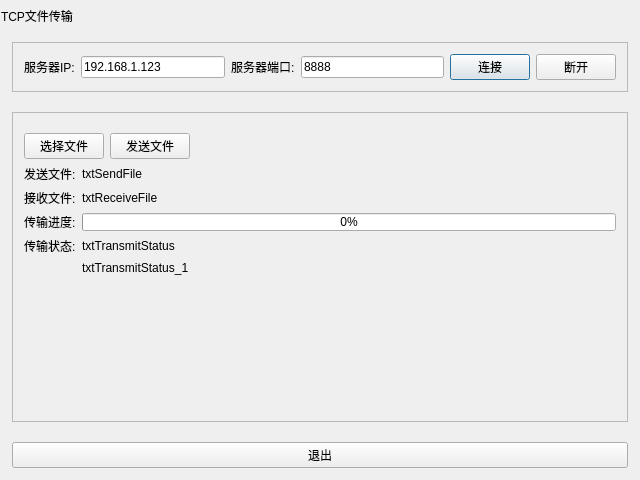
<?xml version="1.0" encoding="UTF-8"?>
<ui version="4.0">
 <class>frmClient</class>
 <widget class="QDialog" name="frmClient">
  <property name="geometry">
   <rect>
    <x>0</x>
    <y>0</y>
    <width>640</width>
    <height>480</height>
   </rect>
  </property>
  <property name="styleSheet">
   <string notr="true"/>
  </property>
  <layout class="QVBoxLayout" name="verticalLayout">
   <property name="spacing">
    <number>0</number>
   </property>
   <property name="leftMargin">
    <number>1</number>
   </property>
   <property name="topMargin">
    <number>1</number>
   </property>
   <property name="rightMargin">
    <number>1</number>
   </property>
   <property name="bottomMargin">
    <number>1</number>
   </property>
   <item>
    <widget class="QWidget" name="widget_title" native="true">
     <property name="sizePolicy">
      <sizepolicy hsizetype="Preferred" vsizetype="Fixed">
       <horstretch>0</horstretch>
       <verstretch>0</verstretch>
      </sizepolicy>
     </property>
     <property name="minimumSize">
      <size>
       <width>0</width>
       <height>30</height>
      </size>
     </property>
     <layout class="QHBoxLayout" name="horizontalLayout_2">
      <property name="spacing">
       <number>0</number>
      </property>
      <property name="leftMargin">
       <number>0</number>
      </property>
      <property name="topMargin">
       <number>0</number>
      </property>
      <property name="rightMargin">
       <number>0</number>
      </property>
      <property name="bottomMargin">
       <number>0</number>
      </property>
      <item>
       <widget class="QLabel" name="lab_Title">
        <property name="sizePolicy">
         <sizepolicy hsizetype="Expanding" vsizetype="Preferred">
          <horstretch>0</horstretch>
          <verstretch>0</verstretch>
         </sizepolicy>
        </property>
        <property name="styleSheet">
         <string notr="true"/>
        </property>
        <property name="text">
         <string>TCP文件传输</string>
        </property>
        <property name="alignment">
         <set>Qt::AlignLeading|Qt::AlignLeft|Qt::AlignVCenter</set>
        </property>
       </widget>
      </item>
      <item>
       <widget class="QWidget" name="widget_menu" native="true">
        <property name="sizePolicy">
         <sizepolicy hsizetype="Minimum" vsizetype="Preferred">
          <horstretch>0</horstretch>
          <verstretch>0</verstretch>
         </sizepolicy>
        </property>
        <layout class="QHBoxLayout" name="horizontalLayout">
         <property name="spacing">
          <number>0</number>
         </property>
         <property name="leftMargin">
          <number>0</number>
         </property>
         <property name="topMargin">
          <number>0</number>
         </property>
         <property name="rightMargin">
          <number>0</number>
         </property>
         <property name="bottomMargin">
          <number>0</number>
         </property>
        </layout>
       </widget>
      </item>
     </layout>
    </widget>
   </item>
   <item>
    <widget class="QWidget" name="widget_main" native="true">
     <property name="styleSheet">
      <string notr="true"/>
     </property>
     <layout class="QVBoxLayout" name="verticalLayout_2" stretch="0,1,0">
      <property name="spacing">
       <number>20</number>
      </property>
      <item>
       <widget class="QFrame" name="frame">
        <property name="sizePolicy">
         <sizepolicy hsizetype="Preferred" vsizetype="Preferred">
          <horstretch>0</horstretch>
          <verstretch>0</verstretch>
         </sizepolicy>
        </property>
        <property name="frameShape">
         <enum>QFrame::StyledPanel</enum>
        </property>
        <property name="frameShadow">
         <enum>QFrame::Raised</enum>
        </property>
        <layout class="QHBoxLayout" name="horizontalLayout_4">
         <item>
          <widget class="QLabel" name="labServerIP">
           <property name="text">
            <string>服务器IP:</string>
           </property>
          </widget>
         </item>
         <item>
          <widget class="QLineEdit" name="txtServerIP">
           <property name="text">
            <string>192.168.1.123</string>
           </property>
          </widget>
         </item>
         <item>
          <widget class="QLabel" name="labServerPort">
           <property name="text">
            <string>服务器端口:</string>
           </property>
          </widget>
         </item>
         <item>
          <widget class="QLineEdit" name="txtServerPort">
           <property name="text">
            <string>8888</string>
           </property>
          </widget>
         </item>
         <item>
          <widget class="QPushButton" name="btnConnect">
           <property name="text">
            <string>连接</string>
           </property>
          </widget>
         </item>
         <item>
          <widget class="QPushButton" name="btnDisconnect">
           <property name="text">
            <string>断开</string>
           </property>
          </widget>
         </item>
        </layout>
       </widget>
      </item>
      <item>
       <widget class="QFrame" name="frame_2">
        <property name="frameShape">
         <enum>QFrame::StyledPanel</enum>
        </property>
        <property name="frameShadow">
         <enum>QFrame::Raised</enum>
        </property>
        <layout class="QFormLayout" name="formLayout">
         <property name="fieldGrowthPolicy">
          <enum>QFormLayout::ExpandingFieldsGrow</enum>
         </property>
         <property name="rowWrapPolicy">
          <enum>QFormLayout::WrapLongRows</enum>
         </property>
         <property name="verticalSpacing">
          <number>6</number>
         </property>
         <property name="topMargin">
          <number>20</number>
         </property>
         <item row="0" column="0" colspan="2">
          <layout class="QHBoxLayout" name="horizontalLayout_3">
           <item>
            <widget class="QPushButton" name="btnSelect">
             <property name="sizePolicy">
              <sizepolicy hsizetype="Maximum" vsizetype="Fixed">
               <horstretch>0</horstretch>
               <verstretch>0</verstretch>
              </sizepolicy>
             </property>
             <property name="minimumSize">
              <size>
               <width>30</width>
               <height>0</height>
              </size>
             </property>
             <property name="text">
              <string>选择文件</string>
             </property>
            </widget>
           </item>
           <item>
            <widget class="QPushButton" name="btnSend">
             <property name="sizePolicy">
              <sizepolicy hsizetype="Maximum" vsizetype="Fixed">
               <horstretch>0</horstretch>
               <verstretch>0</verstretch>
              </sizepolicy>
             </property>
             <property name="minimumSize">
              <size>
               <width>80</width>
               <height>0</height>
              </size>
             </property>
             <property name="text">
              <string>发送文件</string>
             </property>
            </widget>
           </item>
          </layout>
         </item>
         <item row="15" column="0">
          <widget class="QLabel" name="labSendStatus">
           <property name="text">
            <string>传输状态:</string>
           </property>
          </widget>
         </item>
         <item row="15" column="1">
          <widget class="QLabel" name="txtTransmitStatus">
           <property name="sizePolicy">
            <sizepolicy hsizetype="Expanding" vsizetype="Preferred">
             <horstretch>0</horstretch>
             <verstretch>0</verstretch>
            </sizepolicy>
           </property>
           <property name="text">
            <string>txtTransmitStatus</string>
           </property>
          </widget>
         </item>
         <item row="3" column="0">
          <widget class="QLabel" name="labSendFile">
           <property name="text">
            <string>发送文件:</string>
           </property>
          </widget>
         </item>
         <item row="4" column="0">
          <widget class="QLabel" name="labReceiveFile">
           <property name="text">
            <string>接收文件:</string>
           </property>
          </widget>
         </item>
         <item row="11" column="1">
          <widget class="QProgressBar" name="pbTransmitProgress">
           <property name="maximumSize">
            <size>
             <width>16777215</width>
             <height>18</height>
            </size>
           </property>
           <property name="value">
            <number>0</number>
           </property>
          </widget>
         </item>
         <item row="11" column="0">
          <widget class="QLabel" name="labelTransmitProgress">
           <property name="text">
            <string>传输进度:</string>
           </property>
          </widget>
         </item>
         <item row="3" column="1">
          <widget class="QLabel" name="txtSendFile">
           <property name="sizePolicy">
            <sizepolicy hsizetype="Expanding" vsizetype="Preferred">
             <horstretch>0</horstretch>
             <verstretch>0</verstretch>
            </sizepolicy>
           </property>
           <property name="text">
            <string>txtSendFile</string>
           </property>
          </widget>
         </item>
         <item row="4" column="1">
          <widget class="QLabel" name="txtReceiveFile">
           <property name="sizePolicy">
            <sizepolicy hsizetype="Expanding" vsizetype="Preferred">
             <horstretch>0</horstretch>
             <verstretch>0</verstretch>
            </sizepolicy>
           </property>
           <property name="text">
            <string>txtReceiveFile</string>
           </property>
          </widget>
         </item>
         <item row="16" column="1">
          <widget class="QLabel" name="txtTransmitStatus_1">
           <property name="sizePolicy">
            <sizepolicy hsizetype="Expanding" vsizetype="Preferred">
             <horstretch>0</horstretch>
             <verstretch>0</verstretch>
            </sizepolicy>
           </property>
           <property name="text">
            <string>txtTransmitStatus_1</string>
           </property>
          </widget>
         </item>
        </layout>
       </widget>
      </item>
      <item>
       <widget class="QPushButton" name="btnExit">
        <property name="text">
         <string>退出</string>
        </property>
       </widget>
      </item>
     </layout>
    </widget>
   </item>
  </layout>
 </widget>
 <layoutdefault spacing="6" margin="11"/>
 <resources/>
 <connections/>
</ui>
